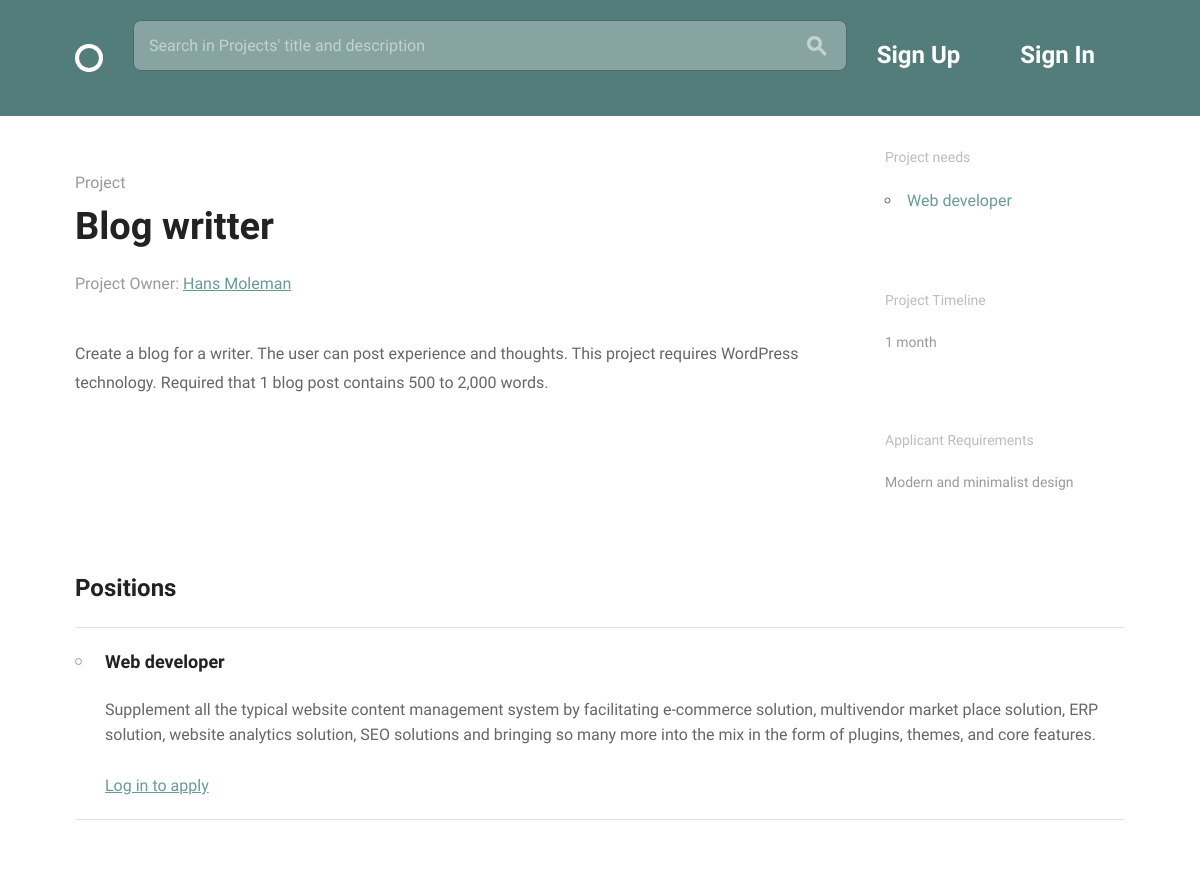
Before: /teams/project_details/2/ with the older database file.
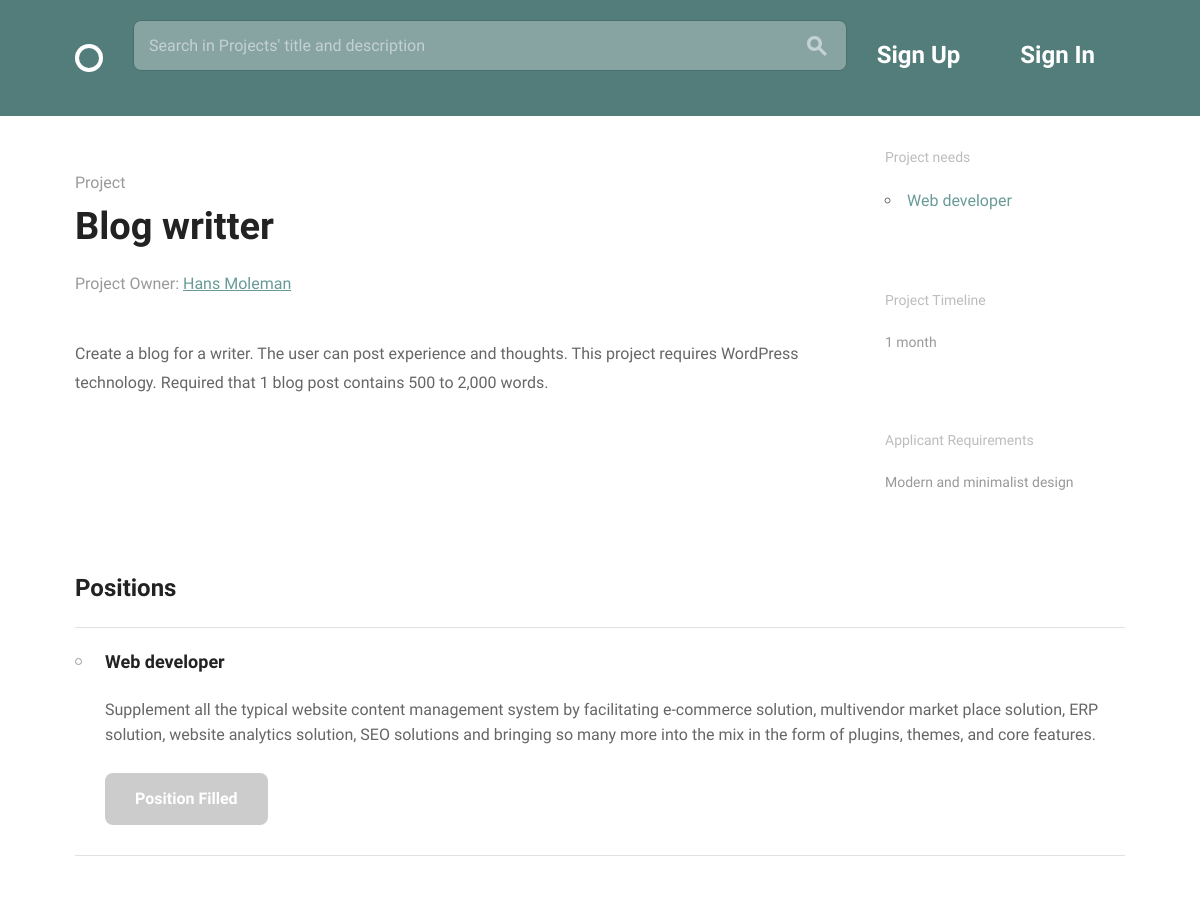
After: the same page with the newer database file.
### teams/models.py (models this page shows, shortened)
class Position(models.Model):
    name = models.CharField(max_length=150, blank=False)
    description = models.CharField(max_length=400, blank=False)
    related_skill = models.ForeignKey('Skill', on_delete=models.CASCADE)
    available = models.BooleanField(default=True)
    project = models.ForeignKey('Project', on_delete=models.CASCADE)

### teams/views.py (the view, shortened to what this page needs)
# urls.py: url(r'^project_details/(?P<pk>\d+)/$', views.project_details,
def project_details(request, pk):
    project = get_object_or_404(models.Project, pk=pk)
    positions = models.Position.objects.filter(
        project=project.id).order_by('name')
    return render(request, 'project_details.html', {
        'project':project, 'positions':positions,
        }
    )

### teams/models.py (called while the page is built)
    def __str__(self):
        return self.fullname

### teams/templates/project_details.html (shortened to what this page needs)
{% extends "layout.html" %}
{% load static %}
{% block content %}
<div class="bounds circle--page">
  <div class="grid-70">
    <div class="circle--article-byline">
      <br>
      <h4 class="circle--article--section">Project</h4>
      <h1 class="circle--article--title">{{ project.title }}</h1>
      <p class="circle--article--byline">Project Owner: <a href="{% url 'teams:creator_profile' pk=project.creator.pk %}">{{ project.creator }}</a></p>
      <br><br>
      <p class="circle--article--body">{{ project.description }}</p>
    </div>
  </div>
  <div class="grid-25 grid-push-5">
    <div class="circle--secondary--module">
      <h3>Project needs</h3>
      <ul>
        {% for position in positions%}
          <li><a>{{ position.name }}</a></li>
        {% endfor %}
      </ul>
    </div>
    <div class="circle--secondary--module">
      <h3>Project Timeline</h3>
      <p>{{ project.timeline }}</p>
    </div>
    <div class="circle--secondary--module">
      <h3>Applicant Requirements</h3>
      <p>{{ project.requirements }}</p>
    </div>
  </div>
  <div class="grid-100 circle--project--positions">
    <h2>Positions</h2>
    <ul class="circle--group--list">
      {% for position in positions%}
      <li>
        <h3>{{ position.name }}</h3>
        <p>{{ position.description }}</p>
        {% if position.available != 0 %}
          {% if user.is_authenticated %}
            <form method="POST" action="">
            {% csrf_token %}
            {% if user.profile != project.creator %}
              <input type='hidden' value='{{ position.id }}' name='position_id'>
              <input type="submit" class="button button-primary" value="Apply">
            {% endif %}
            </form>
          {% else %}
            <a href="{% url 'teams:sign_in' %}">Log in to apply</a>
          {% endif %}
        {% else %}
          <a class="button button-primary button-inactive">Position Filled</a>
        {% endif %}
      </li>
      {% endfor %}
    </ul>
  </div>
</div>
{% endblock %}

Changed rows visible on the page:
changed Position "Web developer": available "Log in to apply" → "Position Filled"
